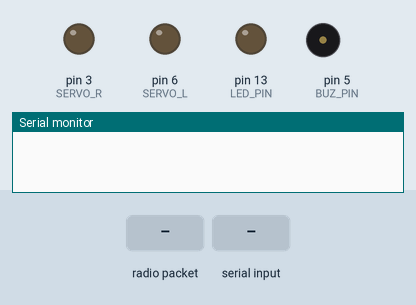
The sketch below on a simulated Arduino Leonardo, built with avr-gcc and run on an emulated ATmega32U4. Parts: output pins drawn as LEDs (lit = HIGH), buzzer (waves = sounding), the last lines printed to the serial monitor. The test bench sets the inputs (shaded band). No radio packets arrive unless stated.

Above: at 1.2 s.
1.3 s: radio packet "!" arrives
At 1.51 s:
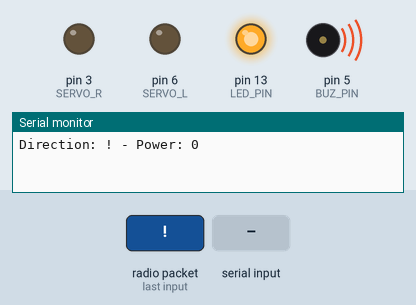
3.2 s: "F\n" received over the second serial link
At 4.1 s:
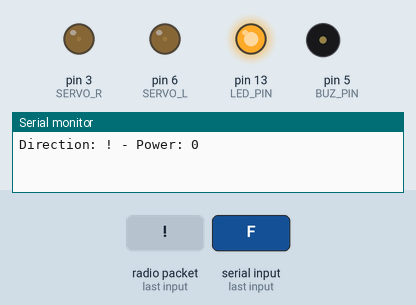
5.9 s: "B\n" received over the second serial link
At 6.1 s:
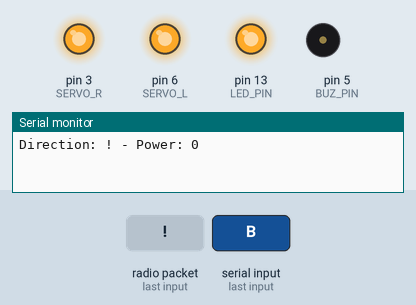
7.8 s: "L\n" received over the second serial link
At 9.2 s:
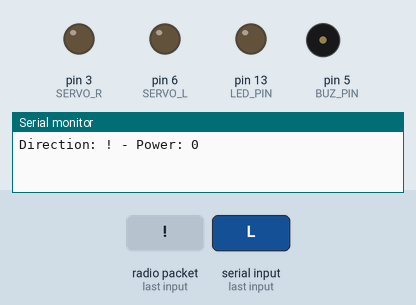
9.5 s: "R\n" received over the second serial link
At 9.62 s:
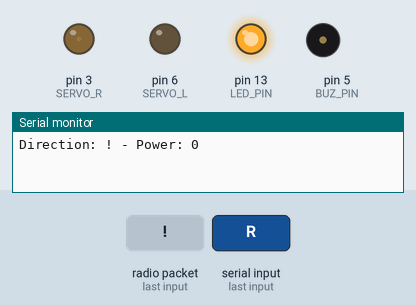
11.2 s: radio packet "F" arrives
At 11.8 s:
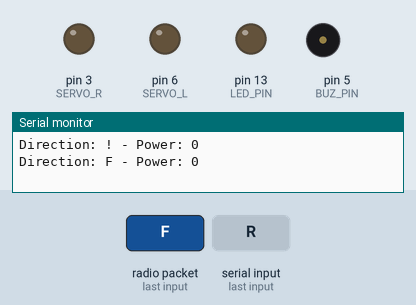
Timing chart, 0 to 13.7 s (numbered marks = the images above; inputs shaded):
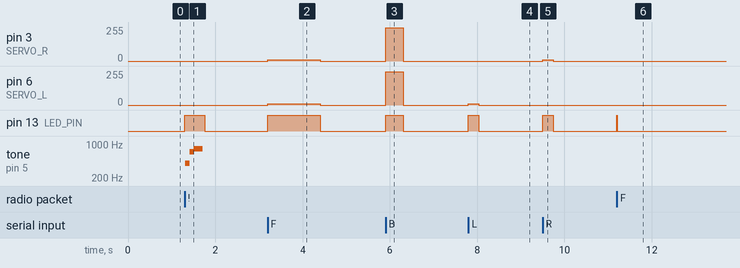

Measured:
- after the input at 1.3 s, pin 13 (LED_PIN): LOW → HIGH at once, → LOW 0.46 s later; tone on pin 5 (BUZ_PIN): silent → 400 Hz at once, → 700 Hz 0.10 s later, → 800 Hz 0.10 s later, → silent 0.20 s later
- after the input at 3.2 s, pin 3 (SERVO_R), pin 6 (SERVO_L): 0/255 → 10/255 at once, → 0/255 1.2 s later; pin 13 (LED_PIN): LOW → HIGH at once, → LOW 1.2 s later
- after the input at 5.9 s, pin 3 (SERVO_R), pin 6 (SERVO_L): 0/255 → 250/255 at once, → 0/255 0.40 s later; pin 13 (LED_PIN): LOW → HIGH at once, → LOW 0.40 s later
- after the input at 7.8 s, pin 6 (SERVO_L): 0/255 → 10/255 at once, → 0/255 0.24 s later; pin 13 (LED_PIN): LOW → HIGH at once, → LOW 0.24 s later
- after the input at 9.5 s, pin 3 (SERVO_R): 0/255 → 10/255 at once, → 0/255 0.24 s later; pin 13 (LED_PIN): LOW → HIGH at once, → LOW 0.24 s later
- after the input at 11.2 s, pin 13 (LED_PIN): LOW → HIGH at once, → LOW 0.01 s later

The sketch:

yunrfbot.ino
```cpp
/*
 * Yun RF Bot
 *
 * New and improved version of the RF bot.
 * This time using an Arduino Yun board with
 * 2x Servos for control.
 *
 */

#include <VirtualWire.h>

const int RF_RX_PIN = 8;
const int SERVO_L = 6;
const int SERVO_R = 3;
const int LED_PIN = 13;
const int BUZ_PIN = 5;
unsigned long lastMessage = 0;

void setup() {
  Serial.begin(115200);
  Serial1.begin(115200);
  // Setup motor pins
  pinMode(SERVO_L, OUTPUT);
  pinMode(SERVO_R, OUTPUT);
  // Setup RF pins
  pinMode(LED_PIN, OUTPUT);
  vw_set_rx_pin(RF_RX_PIN);
  vw_setup(2000); // Transmission speed in bits per second.
  vw_rx_start(); // Start the PLL receiver.
  delay(10);
}

void loop() {

  // Reset LED
  digitalWrite(LED_PIN, LOW);

  // Initialize data
  char dir = '-';
  byte power = 0;

  // Read incoming messages
  if(listenRF(dir, power))
  {
    // Give Feedback
    digitalWrite(LED_PIN, HIGH);

    if (Serial) {
      Serial.print("Direction: ");
      Serial.print(dir);
      Serial.print(" - Power: ");
      Serial.print(power);
      Serial.println("");
    }

    if (Serial1) {
      Serial1.print("Direction: ");
      Serial1.print(dir);
      Serial1.print(" - Power: ");
      Serial1.print(power);
      Serial1.println("");
    }

  }
  else if (Serial1.available()) {
    // Give Feedback
    digitalWrite(LED_PIN, HIGH);

    String data = Serial1.readStringUntil('\n');
    switch(data[0]) {
      case 'F':
      case 'B':
      case 'L':
      case 'R':
        dir = data[0];
        power = 8;
        break;
      case '!':
        dir = data[0];
        power = 253;
        break;
    }
  }

  move(dir, power);
}

bool listenRF(char &dir, byte &power) {

  // Initialize data
  uint8_t buf[VW_MAX_MESSAGE_LEN];
  uint8_t buflen = VW_MAX_MESSAGE_LEN;

  // Read incoming messages
  if(vw_get_message(buf, &buflen))
  {
    // Message with a good checksum received, dump HEX
    lastMessage = millis();
    for(int i = 0; i < buflen; ++i)
    {
      if (i == 0) dir = char(buf[i]);
      if (i == 1) power = map(byte(buf[i]), 48, 57, 0, 10);
    }
    return true;
  }
  return false;
}

void move(char dir, byte power) {
  switch(dir) {
    case 'F':
        analogWrite(SERVO_L, 10);
        analogWrite(SERVO_R, 10);
        delay(power * 150);
      break;
    case 'B':
        analogWrite(SERVO_L, 250);
        analogWrite(SERVO_R, 250);
        delay(power * 50);
      break;
    case 'L':
        analogWrite(SERVO_L, 10);
        analogWrite(SERVO_R, 0);
        delay(power * 30);
      break;
    case 'R':
        analogWrite(SERVO_L, 0);
        analogWrite(SERVO_R, 10);
        delay(power * 30);
      break;
    case '!':
        if (power == 253) { // Red
          tone(BUZ_PIN, 600); delay(200);
          tone(BUZ_PIN, 150); delay(300);
          noTone(BUZ_PIN); delay(50);
        } else {
          tone(BUZ_PIN, 400); delay(100);
          tone(BUZ_PIN, 700); delay(100);
          tone(BUZ_PIN, 800); delay(200);
          noTone(BUZ_PIN); delay(50);
        }
      break;
    default:
        //if (millis() > lastMessage + 300)
        //{
        analogWrite(SERVO_L, 0);
        analogWrite(SERVO_R, 0);
        //}
      break;
  }
}
```
